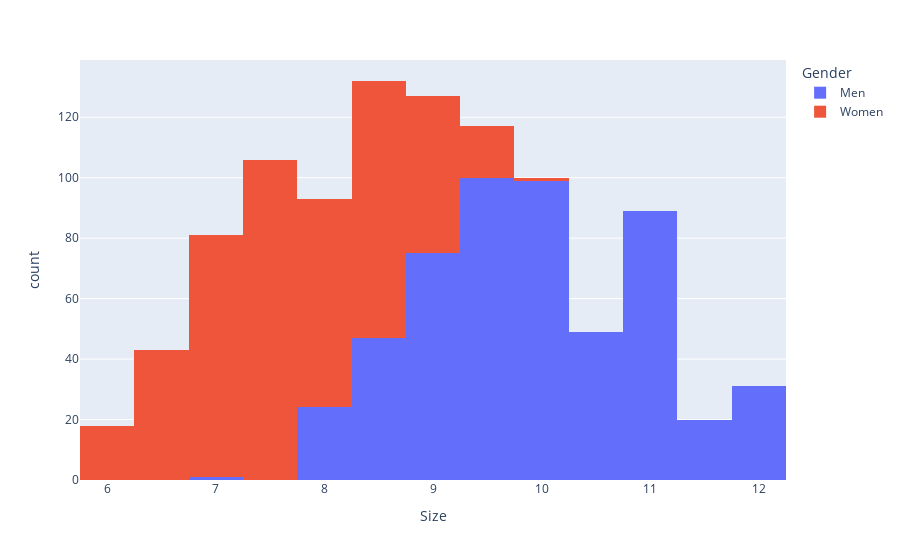

Notebook cell for this chart:
### Code cell
px.histogram(shoe , x = 'Size' , color='Gender')

### Figure 1 — Plotly figure (JSON) as saved in the notebook; plotly's stock layout.template omitted (floating-point values rounded to 4 significant figures; data arrays with more than 128 entries replaced by an {"elided": "..."} marker saying what was removed)
{"data": [{"alignmentgroup": "True", "bingroup": "x", "hovertemplate": "Gender=Men<br>Size=%{x}<br>count=%{y}<extra></extra>", "legendgroup": "Men", "marker": {"color": "#636efa", "pattern": {"shape": ""}}, "name": "Men", "offsetgroup": "Men", "orientation": "v", "showlegend": true, "type": "histogram", "x": {"elided": "535 float values"}, "xaxis": "x", "yaxis": "y"}, {"alignmentgroup": "True", "bingroup": "x", "hovertemplate": "Gender=Women<br>Size=%{x}<br>count=%{y}<extra></extra>", "legendgroup": "Women", "marker": {"color": "#EF553B", "pattern": {"shape": ""}}, "name": "Women", "offsetgroup": "Women", "orientation": "v", "showlegend": true, "type": "histogram", "x": {"elided": "471 float values"}, "xaxis": "x", "yaxis": "y"}], "layout": {"barmode": "relative", "legend": {"title": {"text": "Gender"}, "tracegroupgap": 0}, "margin": {"t": 60}, "xaxis": {"anchor": "y", "domain": [0, 1], "title": {"text": "Size"}}, "yaxis": {"anchor": "x", "domain": [0, 1], "title": {"text": "count"}}}}
